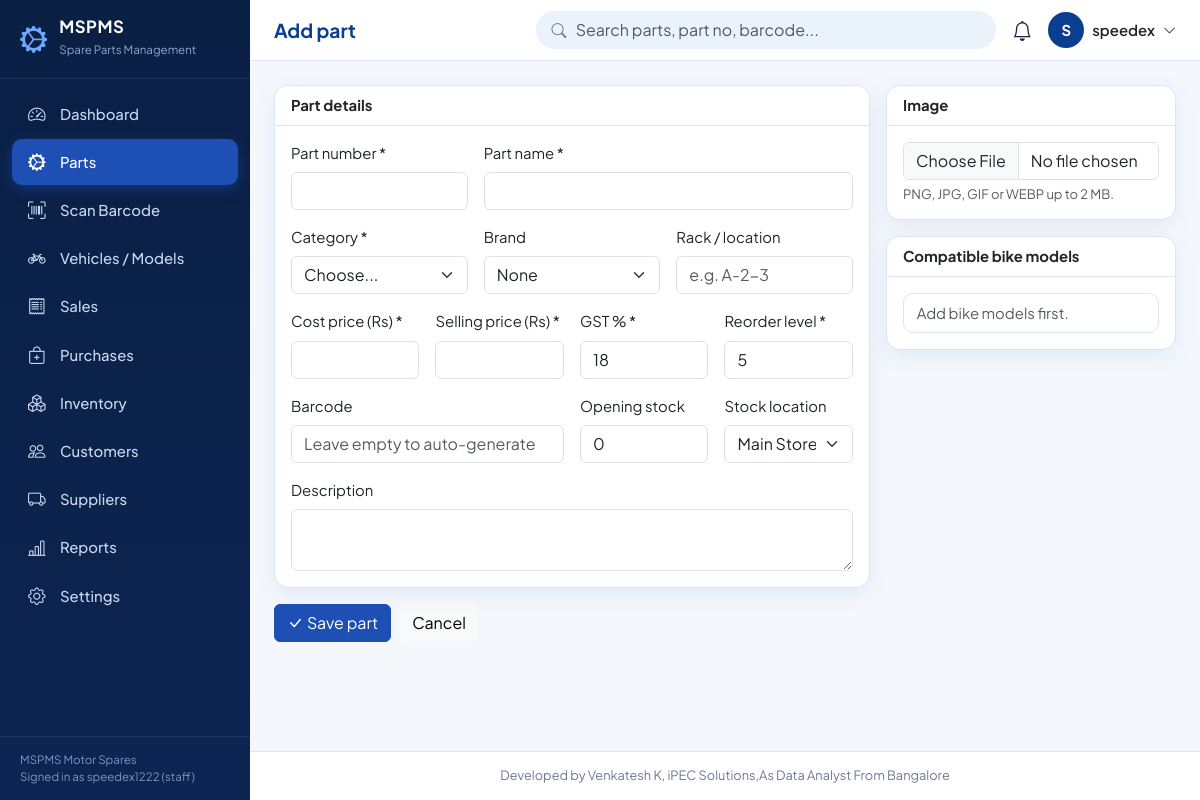
Page /parts/new (signed in) on the committed database.
### tables this page shows
CREATE TABLE settings (
    key   TEXT PRIMARY KEY,
    value TEXT
);

CREATE TABLE users (
    id            INTEGER PRIMARY KEY AUTOINCREMENT,
    username      TEXT NOT NULL UNIQUE COLLATE NOCASE CHECK (length(username) >= 3),
    password_hash TEXT NOT NULL,
    full_name     TEXT NOT NULL,
    email         TEXT,
    role          TEXT NOT NULL DEFAULT 'staff' CHECK (role IN ('admin','manager','staff')),
    active        INTEGER NOT NULL DEFAULT 1 CHECK (active IN (0,1)),
    created_at    TEXT NOT NULL DEFAULT (datetime('now','localtime'))
);

### app.py (the view)
@app.route("/parts/new", methods=["GET", "POST"])
def part_new():
    return part_save(None)

### app.py (called while the page is built)
def get_db():
    if "db" not in g:
        g.db = sqlite3.connect(DB_PATH)
        g.db.row_factory = sqlite3.Row
        g.db.execute("PRAGMA foreign_keys = ON")
    return g.db

def qall(sql, args=()):
    return get_db().execute(sql, args).fetchall()

def qone(sql, args=()):
    return get_db().execute(sql, args).fetchone()

def S(key, default=""):
    row = qone("SELECT value FROM settings WHERE key=?", (key,))
    return row["value"] if row and row["value"] is not None else default

@app.template_global()
def csrf_token():
    if "_csrf" not in session:
        session["_csrf"] = secrets.token_hex(16)
    return session["_csrf"]

@app.template_global()
def csrf_input():
    return Markup(f'<input type="hidden" name="csrf_token" value="{csrf_token()}">')

@app.before_request
def before_request():
    g.user = None
    if session.get("uid"):
        g.user = qone("SELECT * FROM users WHERE id=? AND active=1", (session["uid"],))
        if g.user is None:
            session.pop("uid", None)
    if request.endpoint in (None, "static"):
        return None
    if request.method == "POST":  # CSRF protection for every POST
        token = request.form.get("csrf_token") or request.headers.get("X-CSRF-Token") or ""
        if not session.get("_csrf") or not secrets.compare_digest(token, session["_csrf"]):
            abort(400)
    if g.user is None and request.endpoint not in ("login", "signup"):
        if request.path.startswith("/api/"):
            return jsonify(error="Login required"), 401
        return redirect(url_for("login", next=request.path if request.method == "GET" else None))
    return None

@app.context_processor
def inject_globals():
    ctx = dict(CREDIT=CREDIT, shop_name=S("shop_name", "MSPMS"))
    if g.get("user"):
        ctx["low_count"] = qone(f"SELECT COUNT(*) c FROM ({PARTS_SQL}) WHERE total_qty <= reorder_level")["c"]
        ctx["low_list"] = qall(f"{PARTS_SQL} WHERE COALESCE(t.q,0) <= p.reorder_level ORDER BY total_qty LIMIT 6")
    return ctx

### templates/part_form.html (shortened to what this page needs)
{% extends 'base.html' %}
{% block title %}{{ 'Edit part' if part else 'Add part' }}{% endblock %}
{% block content %}
<form method="post" enctype="multipart/form-data" class="needs-validation" novalidate>{{ csrf_input() }}
<div class="row g-3">
  <div class="col-lg-8"><div class="card"><div class="card-header">Part details</div><div class="card-body row g-3">
    <div class="col-md-4"><label class="form-label">Part number *</label><input class="form-control" name="part_no" value="{{ f.get('part_no','') }}" required maxlength="40"><div class="invalid-feedback">Required.</div></div>
    <div class="col-md-8"><label class="form-label">Part name *</label><input class="form-control" name="name" value="{{ f.get('name','') }}" required maxlength="120"><div class="invalid-feedback">Required.</div></div>
    <div class="col-md-4"><label class="form-label">Category *</label><select class="form-select" name="category_id" required><option value="">Choose...</option>
      {% for c in categories %}<option value="{{ c.id }}" {{ 'selected' if f.get('category_id')|string == c.id|string }}>{{ c.name }}</option>{% endfor %}</select><div class="invalid-feedback">Choose a category.</div></div>
    <div class="col-md-4"><label class="form-label">Brand</label><select class="form-select" name="brand_id"><option value="">None</option>
      {% for b in brands %}<option value="{{ b.id }}" {{ 'selected' if f.get('brand_id')|string == b.id|string }}>{{ b.name }}</option>{% endfor %}</select></div>
    <div class="col-md-4"><label class="form-label">Rack / location</label><input class="form-control" name="rack" value="{{ f.get('rack') or '' }}" placeholder="e.g. A-2-3" maxlength="30"></div>
    <div class="col-md-3"><label class="form-label">Cost price (Rs) *</label><input type="number" step="0.01" min="0" class="form-control" name="cost_price" value="{{ f.get('cost_price','') }}" required></div>
    <div class="col-md-3"><label class="form-label">Selling price (Rs) *</label><input type="number" step="0.01" min="0" class="form-control" name="selling_price" value="{{ f.get('selling_price','') }}" required></div>
    <div class="col-md-3"><label class="form-label">GST % *</label><input type="number" step="0.01" min="0" max="100" class="form-control" name="gst_percent" value="{{ f.get('gst_percent', 18) }}" required list="gstRates"></div>
    <div class="col-md-3"><label class="form-label">Reorder level *</label><input type="number" min="0" class="form-control" name="reorder_level" value="{{ f.get('reorder_level', 5) }}" required></div>
    <div class="col-md-6"><label class="form-label">Barcode</label><input class="form-control" name="barcode" value="{{ f.get('barcode') or '' }}" placeholder="Leave empty to auto-generate" maxlength="40"></div>
    {% if not part %}
    <div class="col-md-3"><label class="form-label">Opening stock</label><input type="number" min="0" class="form-control" name="init_qty" value="{{ request.form.get('init_qty', 0) }}"></div>
    <div class="col-md-3"><label class="form-label">Stock location</label><select class="form-select" name="init_loc">{% for l in locations %}<option value="{{ l.id }}">{{ l.name }}</option>{% endfor %}</select></div>
    {% endif %}
    <div class="col-12"><label class="form-label">Description</label><textarea class="form-control" rows="2" name="description" maxlength="500">{{ f.get('description') or '' }}</textarea></div>
  </div></div></div>
  <div class="col-lg-4 vstack gap-3">
    <div class="card"><div class="card-header">Image</div><div class="card-body">
      <input type="file" class="form-control" name="image" accept="image/png,image/jpeg,image/gif,image/webp" id="imgInput"><div class="form-text">PNG, JPG, GIF or WEBP up to 2 MB.</div>
      <img id="imgPreview" class="img-fluid rounded mt-2 d-none" alt="Preview"></div></div>
    <div class="card"><div class="card-header">Compatible bike models</div><div class="card-body">
      <div class="compat-list">
        {% for b in bikes %}<div class="form-check"><input class="form-check-input" type="checkbox" name="bikes" value="{{ b.id }}" id="b{{ b.id }}" {{ 'checked' if b.id in selected }}>
          <label class="form-check-label" for="b{{ b.id }}">{{ b.brand }} {{ b.model }} <small class="text-muted">({{ b.variant }})</small></label></div>
        {% else %}<div class="text-muted">Add bike models first.</div>{% endfor %}</div></div></div>
  </div>
</div>
<div class="mt-3 d-flex gap-2"><button class="btn btn-primary"><i class="bi bi-check-lg me-1"></i>Save part</button>
  <a class="btn btn-light" href="{{ url_for('part_detail', pid=part.id) if part else url_for('parts_list') }}">Cancel</a></div>
</form>
{% endblock %}

### templates/base.html (shortened to what this page needs)
<!doctype html>
<html lang="en">
<head>
  <link href="https://cdn.jsdelivr.net/npm/bootstrap@5.3.3/dist/css/bootstrap.min.css" rel="stylesheet">
  <link href="https://cdn.jsdelivr.net/npm/bootstrap-icons@1.11.3/font/bootstrap-icons.min.css" rel="stylesheet">
  <link href="{{ url_for('static', filename='css/style.css') }}" rel="stylesheet">
</head>
<body>
{% set nav = [
  ('/', 'Dashboard', 'speedometer2'), ('/parts', 'Parts', 'gear-wide-connected'), ('/scan', 'Scan Barcode', 'upc-scan'),
  ('/bikes', 'Vehicles / Models', 'bicycle'), ('/sales', 'Sales', 'receipt'), ('/purchases', 'Purchases', 'bag-plus'),
  ('/inventory', 'Inventory', 'boxes'), ('/customers', 'Customers', 'people'), ('/suppliers', 'Suppliers', 'truck'),
  ('/reports', 'Reports', 'bar-chart-line'), ('/settings', 'Settings', 'gear')] %}
<aside class="sidebar" id="sidebar" aria-label="Main navigation">
  <div class="brand"><i class="bi bi-gear-wide-connected"></i><div><b>MSPMS</b><small>Spare Parts Management</small></div></div>
  <nav>
    {% for href, label, icon in nav %}
    <a href="{{ href }}" class="{{ 'active' if (request.path == '/' if href == '/' else request.path.startswith(href)) }}"><i class="bi bi-{{ icon }}"></i>{{ label }}</a>
    {% endfor %}
  </nav>
  <div class="side-foot">{{ shop_name }}<br>Signed in as {{ g.user.username }} ({{ g.user.role }})</div>
</aside>
<div class="main">
  <header class="topbar no-print">
    <h1 class="page-title">{% block page_title %}{{ self.title() }}{% endblock %}</h1>
    <div class="gsearch d-none d-sm-block">
      <i class="bi bi-search"></i>
      <form action="{{ url_for('parts_list') }}" method="get" autocomplete="off">
        <input class="form-control" id="globalSearch" name="q" placeholder="Search parts, part no, barcode..." aria-label="Search parts">
      </form>
    </div>
    <div class="dropdown ms-auto ms-sm-0">
      <a href="#" class="bell" data-bs-toggle="dropdown" aria-label="Notifications"><i class="bi bi-bell"></i>
        {% if low_count %}<span class="badge rounded-pill bg-danger">{{ low_count }}</span>{% endif %}</a>
    </div>
    <div class="dropdown">
      <a href="#" class="d-flex align-items-center gap-2 text-decoration-none text-dark" data-bs-toggle="dropdown" aria-label="User menu">
        <span class="avatar">{{ g.user.full_name[:1]|upper }}</span><span class="d-none d-md-inline fw-semibold">{{ g.user.full_name }}</span><i class="bi bi-chevron-down small"></i></a>
    </div>
  </header>
  <main class="content">
    {% block content %}{% endblock %}
  </main>
  <footer class="app-footer">{{ CREDIT }}</footer>
</div>
</body>
</html>

### static/css/style.css (style rules this page uses)
:root { --navy:#0A1F44; --royal:#0B3D91; --blue:#1E4FB5; --panel:#EAF2FB; --bg:#F4F8FD; --ink:#16233b; --muted:#6b7a93; --line:#dbe5f3; --ok:#12805c; --warn:#b7791f; --bad:#c0392b; --radius:14px; --shadow:0 6px 22px rgba(11,61,145,.08); --bs-primary:#1E4FB5; --bs-primary-rgb:30,79,181; --bs-body-font-family:'Plus Jakarta Sans',system-ui,-apple-system,'Segoe UI',Roboto,sans-serif; }
body { background:var(--bg);color:var(--ink);font-size:.93rem }
a { color:var(--blue) }
.btn-primary { --bs-btn-bg:var(--blue);--bs-btn-border-color:var(--blue);--bs-btn-hover-bg:var(--royal);--bs-btn-hover-border-color:var(--royal);--bs-btn-active-bg:var(--royal);--bs-btn-disabled-bg:var(--blue) }
.sidebar { position:fixed;inset:0 auto 0 0;width:250px;background:linear-gradient(180deg,var(--navy) 0%,#0c2552 100%);color:#c9d6ee;z-index:1040;display:flex;flex-direction:column;transition:transform .25s ease }
.sidebar .brand { display:flex;gap:.75rem;align-items:center;padding:1.15rem 1.25rem;border-bottom:1px solid rgba(255,255,255,.08);color:#fff }
.sidebar .brand i { font-size:1.7rem;color:#6ea8ff }
.sidebar .brand b { display:block;letter-spacing:.5px;font-size:1.05rem;line-height:1.1 }
.sidebar .brand small { color:#8fa6d1;font-size:.72rem }
.sidebar nav { padding:.75rem;overflow-y:auto;flex:1 }
.sidebar nav a { display:flex;align-items:center;gap:.8rem;padding:.62rem .9rem;border-radius:10px;color:#c9d6ee;text-decoration:none;margin-bottom:2px;font-weight:500 }
.sidebar nav a i { font-size:1.1rem;width:1.3rem;text-align:center }
.sidebar nav a.active { background:var(--blue);color:#fff;box-shadow:0 4px 14px rgba(30,79,181,.45) }
.sidebar .side-foot { padding:.9rem 1.25rem;font-size:.72rem;color:#7f95c0;border-top:1px solid rgba(255,255,255,.08) }
.main { margin-left:250px;min-height:100vh;display:flex;flex-direction:column }
.topbar { position:sticky;top:0;z-index:1020;background:#fff;border-bottom:1px solid var(--line);padding:.7rem 1.5rem;display:flex;align-items:center;gap:1rem }
.page-title { font-size:1.2rem;font-weight:700;margin:0;color:var(--royal);white-space:nowrap }
.gsearch { position:relative;flex:1;max-width:460px;margin-left:auto }
.gsearch input { border-radius:30px;padding-left:2.4rem;background:var(--panel);border-color:transparent }
.gsearch>i { position:absolute;left:.95rem;top:50%;transform:translateY(-50%);color:var(--muted) }
.bell { position:relative;color:var(--ink);font-size:1.25rem }
.avatar { width:36px;height:36px;border-radius:50%;background:var(--royal);color:#fff;display:inline-flex;align-items:center;justify-content:center;font-weight:700 }
.content { padding:1.5rem;flex:1 }
.app-footer { padding:.9rem 1.5rem;text-align:center;color:var(--muted);font-size:.8rem;border-top:1px solid var(--line);background:#fff }
.card { border:1px solid var(--line);border-radius:var(--radius);box-shadow:var(--shadow) }
.card-header { background:#fff;border-bottom:1px solid var(--line);font-weight:700;border-radius:var(--radius) var(--radius) 0 0!important;display:flex;align-items:center;justify-content:space-between;gap:.5rem }
.compat-list { max-height:260px;overflow:auto;border:1px solid var(--line);border-radius:10px;padding:.5rem .8rem }

### rows in the picture
settings: value "MSPMS Motor Spares"
users: user.username "speedex1222", user.role "staff", user "S", user.full_name "speedex"

### other values in the picture
{{ label }} "Dashboard" "Parts" "Scan Barcode" "Vehicles / Models" "Sales" "Purchases" "Inventory" "Customers" "Suppliers" "Reports" "Settings"
{{ 'Edit part' if part else 'Add part' }} "Add part"
{{ CREDIT }} "Developed by Venkatesh K, iPEC Solutions,As Data Analyst From Bangalore"
form field init_loc "Main Store"
